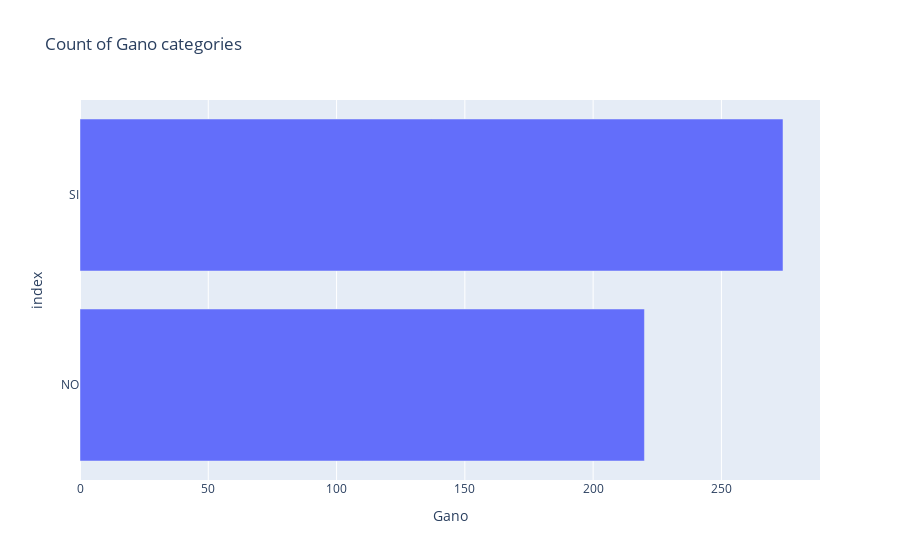

The notebook cell this image was saved under:
### Markdown cell above
Even tho there is more data in the 'SI' class, is not really unbalanced after cleaning, so we do not need to do any additional process to manage the unbalanced data

### Code cell
get_description_for_categorial_variables(data, 'Gano')

### Figure 1 — Plotly figure (JSON) as saved in the notebook; plotly's stock layout.template omitted (floating-point values rounded to 4 significant figures)
{"data": [{"alignmentgroup": "True", "hovertemplate": "Gano=%{x}<br>index=%{y}<extra></extra>", "legendgroup": "", "marker": {"color": "#636efa", "pattern": {"shape": ""}}, "name": "", "offsetgroup": "", "orientation": "h", "showlegend": false, "textposition": "auto", "type": "bar", "x": [220, 274], "xaxis": "x", "y": ["NO", "SI"], "yaxis": "y"}], "layout": {"barmode": "relative", "legend": {"tracegroupgap": 0}, "title": {"text": "Count of Gano categories"}, "xaxis": {"anchor": "y", "domain": [0, 1], "title": {"text": "Gano"}}, "yaxis": {"anchor": "x", "domain": [0, 1], "title": {"text": "index"}}}}
